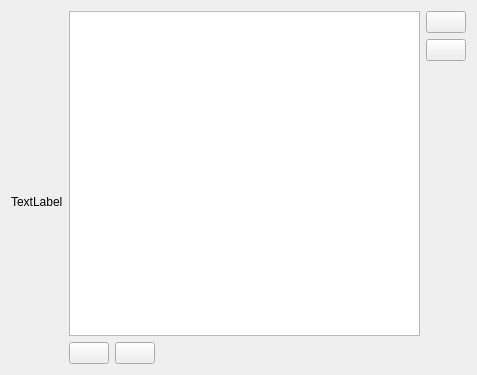
<?xml version="1.0" encoding="UTF-8"?>
<ui version="4.0">
 <class>DynamicTableWidget</class>
 <widget class="QFrame" name="DynamicTableWidget">
  <property name="geometry">
   <rect>
    <x>0</x>
    <y>0</y>
    <width>477</width>
    <height>375</height>
   </rect>
  </property>
  <property name="windowTitle">
   <string>DynamicTableWidget</string>
  </property>
  <layout class="QGridLayout" name="gridLayout">
   <item row="0" column="2" rowspan="3" colspan="3">
    <widget class="QTableWidget" name="dynamicTable">
     <property name="minimumSize">
      <size>
       <width>0</width>
       <height>0</height>
      </size>
     </property>
     <property name="toolTip">
      <string/>
     </property>
     <property name="editTriggers">
      <set>QAbstractItemView::DoubleClicked|QAbstractItemView::EditKeyPressed</set>
     </property>
     <property name="alternatingRowColors">
      <bool>true</bool>
     </property>
     <property name="selectionMode">
      <enum>QAbstractItemView::ExtendedSelection</enum>
     </property>
     <property name="selectionBehavior">
      <enum>QAbstractItemView::SelectItems</enum>
     </property>
     <property name="verticalScrollMode">
      <enum>QAbstractItemView::ScrollPerPixel</enum>
     </property>
     <property name="horizontalScrollMode">
      <enum>QAbstractItemView::ScrollPerPixel</enum>
     </property>
    </widget>
   </item>
   <item row="1" column="5">
    <widget class="QPushButton" name="deleteColBtn">
     <property name="maximumSize">
      <size>
       <width>16777215</width>
       <height>16777215</height>
      </size>
     </property>
     <property name="toolTip">
      <string/>
     </property>
     <property name="text">
      <string/>
     </property>
    </widget>
   </item>
   <item row="3" column="2">
    <widget class="QPushButton" name="addRowBtn">
     <property name="sizePolicy">
      <sizepolicy hsizetype="Preferred" vsizetype="Preferred">
       <horstretch>0</horstretch>
       <verstretch>0</verstretch>
      </sizepolicy>
     </property>
     <property name="maximumSize">
      <size>
       <width>16777215</width>
       <height>16777215</height>
      </size>
     </property>
     <property name="toolTip">
      <string/>
     </property>
     <property name="text">
      <string/>
     </property>
    </widget>
   </item>
   <item row="0" column="5">
    <widget class="QPushButton" name="addColBtn">
     <property name="maximumSize">
      <size>
       <width>16777215</width>
       <height>16777215</height>
      </size>
     </property>
     <property name="toolTip">
      <string/>
     </property>
     <property name="text">
      <string/>
     </property>
    </widget>
   </item>
   <item row="2" column="0">
    <widget class="QLabel" name="tableLabel">
     <property name="text">
      <string>TextLabel</string>
     </property>
    </widget>
   </item>
   <item row="3" column="3">
    <widget class="QPushButton" name="deleteRowBtn">
     <property name="sizePolicy">
      <sizepolicy hsizetype="Preferred" vsizetype="Preferred">
       <horstretch>0</horstretch>
       <verstretch>0</verstretch>
      </sizepolicy>
     </property>
     <property name="maximumSize">
      <size>
       <width>16777215</width>
       <height>16777215</height>
      </size>
     </property>
     <property name="toolTip">
      <string/>
     </property>
     <property name="text">
      <string/>
     </property>
    </widget>
   </item>
   <item row="2" column="5">
    <spacer name="verticalSpacer">
     <property name="orientation">
      <enum>Qt::Vertical</enum>
     </property>
     <property name="sizeHint" stdset="0">
      <size>
       <width>20</width>
       <height>445</height>
      </size>
     </property>
    </spacer>
   </item>
   <item row="3" column="4">
    <spacer name="horizontalSpacer">
     <property name="orientation">
      <enum>Qt::Horizontal</enum>
     </property>
     <property name="sizeHint" stdset="0">
      <size>
       <width>435</width>
       <height>20</height>
      </size>
     </property>
    </spacer>
   </item>
   <item row="2" column="6">
    <spacer name="horizontalSpacer_2">
     <property name="orientation">
      <enum>Qt::Horizontal</enum>
     </property>
     <property name="sizeHint" stdset="0">
      <size>
       <width>40</width>
       <height>20</height>
      </size>
     </property>
    </spacer>
   </item>
  </layout>
 </widget>
 <resources/>
 <connections/>
</ui>
